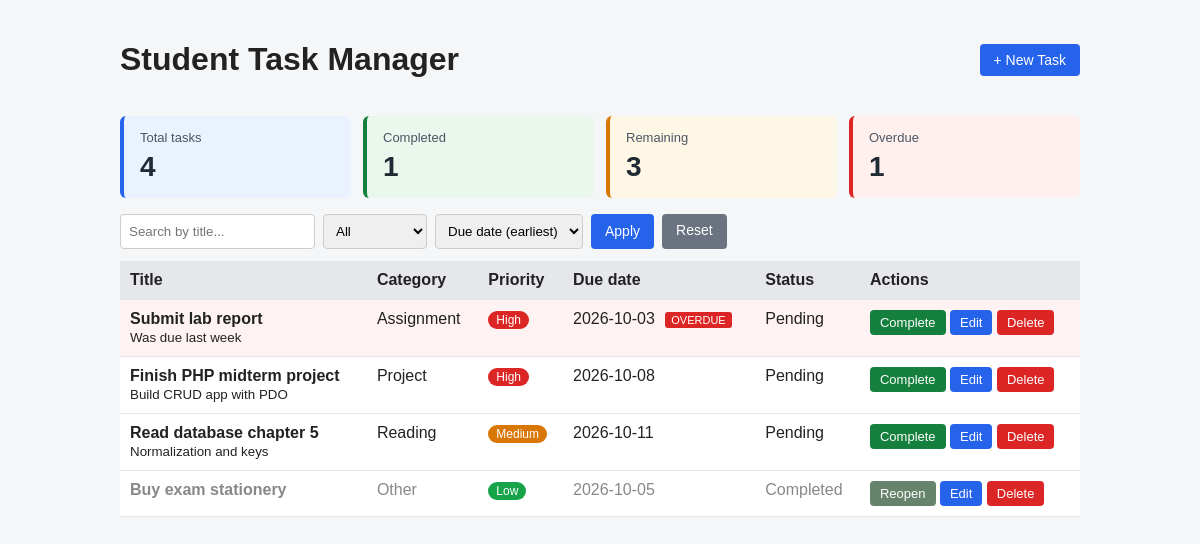
The page / on the database its author committed.
### tables this page shows
CREATE TABLE tasks (
  id          INT NOT NULL AUTO_INCREMENT,           
  title       VARCHAR(150) NOT NULL,                 
  description TEXT NULL,                             
  category    VARCHAR(50)  NOT NULL,                 
  priority    VARCHAR(20)  NOT NULL,                 
  due_date    DATE NOT NULL,                         
  completed   TINYINT(1) NOT NULL DEFAULT 0,         
  created_at  TIMESTAMP NOT NULL DEFAULT CURRENT_TIMESTAMP,  
  PRIMARY KEY (id)
);

### functions.php (called while the page is built, shortened)
<?php
function e($value): string
{
    return htmlspecialchars((string) $value, ENT_QUOTES, 'UTF-8');
}
function displayTasksByPriority(array $tasks): array
{
    $priorityRanks = ['High' => 3, 'Medium' => 2, 'Low' => 1];
    usort($tasks, static function (array $firstTask, array $secondTask) use ($priorityRanks): int {
        $completionOrder = (int) $firstTask['completed'] <=> (int) $secondTask['completed'];
        if ($completionOrder !== 0) {
            return $completionOrder;
        }
        return ($priorityRanks[$secondTask['priority']] ?? 0)
            <=> ($priorityRanks[$firstTask['priority']] ?? 0);
    });
    return $tasks;
}
function is_overdue(string $dueDate, int $completed): bool
{
    return $completed === 0 && $dueDate < date('Y-m-d');
}

### index.php (the view, shortened to what this page needs)
<?php
require 'db.php';
require 'functions.php';
$allowedStatus = ['all', 'incomplete', 'completed'];
$status = $_GET['status'] ?? 'all';
$search = trim($_GET['search'] ?? '');
$sortOptions = [
    'due_asc'  => 'due_date ASC',
    'due_desc' => 'due_date DESC',
    'newest'   => 'created_at DESC',
];
$sort = $_GET['sort'] ?? 'due_asc';
$sql    = 'SELECT * FROM tasks WHERE 1=1';
$params = [];
$sql .= ' ORDER BY ' . $sortOptions[$sort];
$stmt = $pdo->prepare($sql);
$stmt->execute($params);
$tasks = $stmt->fetchAll();
$tasks = displayTasksByPriority($tasks);
$counts = $pdo->query(
    'SELECT COUNT(*) AS total,
            SUM(completed = 1) AS done,
            SUM(completed = 0 AND due_date < CURDATE()) AS overdue
     FROM tasks'
)->fetch();
$total        = (int) $counts['total'];
$done         = (int) $counts['done'];
$overdueTasks = (int) $counts['overdue'];
$remaining    = $total - $done;
require 'header.php';
?>
<section class="summary" aria-label="Task summary">
    <article class="summary-card total-card">
        <span class="summary-label">Total tasks</span>
        <strong class="summary-value"><?= $total ?></strong>
    </article>
    <article class="summary-card completed-card">
        <span class="summary-label">Completed</span>
        <strong class="summary-value"><?= $done ?></strong>
    </article>
    <article class="summary-card remaining-card">
        <span class="summary-label">Remaining</span>
        <strong class="summary-value"><?= $remaining ?></strong>
    </article>
    <article class="summary-card overdue-card">
        <span class="summary-label">Overdue</span>
        <strong class="summary-value"><?= $overdueTasks ?></strong>
    </article>
</section>
<form method="get" action="index.php" class="filters">
    <input type="text" name="search" placeholder="Search by title..." value="<?= e($search) ?>">
    <select name="status">
        <?php foreach ($allowedStatus as $s): ?>
            <option value="<?= e($s) ?>" <?= $status === $s ? 'selected' : '' ?>>
                <?= e(ucfirst($s)) ?>
            </option>
        <?php endforeach; ?>
    </select>
    <select name="sort">
        <option value="due_asc"  <?= $sort === 'due_asc'  ? 'selected' : '' ?>>Due date (earliest)</option>
    </select>
    <button type="submit" class="btn">Apply</button>
    <a class="btn secondary" href="index.php">Reset</a>
</form>
<?php if (empty($tasks)): ?>
    <p class="empty">No tasks found.</p>
<?php else: ?>
    <table>
        <thead>
            <tr>
                <th>Title</th><th>Category</th><th>Priority</th>
                <th>Due date</th><th>Status</th><th>Actions</th>
            </tr>
        </thead>
        <tbody>
        <?php foreach ($tasks as $task): ?>
            <?php
                $overdue = is_overdue($task['due_date'], (int) $task['completed']);
            ?>
            <tr class="<?= $overdue ? 'overdue' : '' ?> <?= $task['completed'] ? 'done' : '' ?>">
                <td>
                    <strong><?= e($task['title']) ?></strong>
                    <?php if (!empty($task['description'])): ?>
                        <br><small><?= e($task['description']) ?></small>
                    <?php endif; ?>
                </td>
                <td><?= e($task['category']) ?></td>
                <td><span class="badge <?= e(strtolower($task['priority'])) ?>"><?= e($task['priority']) ?></span></td>
                <td>
                    <?= e($task['due_date']) ?>
                    <?php if ($overdue): ?><span class="tag">OVERDUE</span><?php endif; ?>
                </td>
                <td><?= $task['completed'] ? 'Completed' : 'Pending' ?></td>
                <td class="row-actions">
                    <form method="post" action="toggle_completed.php">
                        <button type="submit" class="btn small <?= $task['completed'] ? 'reopen' : 'complete' ?>">
                            <?= $task['completed'] ? 'Reopen' : 'Complete' ?>
                        </button>
                    </form>
                    <a class="btn small" href="edit.php?id=<?= (int) $task['id'] ?>">Edit</a>
                    <form method="post" action="delete.php"
                          onsubmit="return confirm('Delete this task?');">
                        <button type="submit" class="btn small danger">Delete</button>
                    </form>
                </td>
            </tr>
        <?php endforeach; ?>
        </tbody>
    </table>
<?php endif; ?>
<?php require 'footer.php'; ?>

### header.php (shortened to what this page needs)
<?php
require_once __DIR__ . '/functions.php';
?>
<!DOCTYPE html>
<html lang="en">
<head>
    <link rel="stylesheet" href="style.css">
</head>
<body>
<div class="container">
    <header class="topbar">
        <h1>Student Task Manager</h1>
        <a class="btn" href="create.php">+ New Task</a>
    </header>

### footer.php (shortened to what this page needs)
</div>
</body>
</html>

### style.css (style rules this page uses)
body { font-family: Arial, Helvetica, sans-serif; background: #f4f6f8; color: #222; margin: 0; }
.container { max-width: 960px; margin: 0 auto; padding: 20px; }
.topbar { display: flex; justify-content: space-between; align-items: center; }
.btn { background: #2563eb; color: #fff; border: 0; padding: 8px 14px; border-radius: 4px; text-decoration: none; cursor: pointer; font-size: 14px; display: inline-block; }
.btn.secondary { background: #6b7280; }
.btn.danger { background: #dc2626; }
.btn.complete { background: #15803d; }
.btn.reopen { background: #66836b; }
.btn.small { padding: 5px 10px; font-size: 13px; }
.filters { display: flex; gap: 8px; flex-wrap: wrap; margin: 12px 0; }
.filters input, .filters select { padding: 8px; border: 1px solid #ccc; border-radius: 4px; }
.summary { display: grid; grid-template-columns: repeat(4, minmax(0, 1fr)); gap: 12px; margin: 16px 0; }
.summary-card { display: flex; flex-direction: column; gap: 8px; min-height: 82px; padding: 14px 16px; box-sizing: border-box; border-left: 4px solid; border-radius: 6px; }
.summary-label { color: #4b5563; font-size: 13px; }
.summary-value { color: #202a35; font-size: 28px; line-height: 1; }
.total-card { background: #eaf2ff; border-color: #2563eb; }
.completed-card { background: #eaf7ed; border-color: #15803d; }
.remaining-card { background: #fff7e6; border-color: #d97706; }
.overdue-card { background: #fff0ed; border-color: #dc2626; }
table { width: 100%; border-collapse: collapse; background: #fff; }
th, td { padding: 10px; border-bottom: 1px solid #e5e7eb; text-align: left; vertical-align: top; }
th { background: #e5e7eb; }
tr.done td { color: #888; }
tr.overdue { background: #fef2f2; }
.tag { background: #dc2626; color: #fff; font-size: 11px; padding: 2px 6px; border-radius: 3px; margin-left: 6px; }
.badge { padding: 2px 8px; border-radius: 10px; font-size: 12px; color: #fff; }
.badge.low { background: #16a34a; }
.badge.medium { background: #d97706; }
.badge.high { background: #dc2626; }
.row-actions { white-space: nowrap; }
.row-actions form { display: inline; }

### rows shown on the page
tasks: title "Submit lab report", description "Was due last week", category "Assignment", priority "High", due_date "2026-10-03", completed "OVERDUE"
tasks: title "Finish PHP midterm project", description "Build CRUD app with PDO", category "Project", priority "High", due_date "2026-10-08", completed "Pending"
tasks: title "Read database chapter 5", description "Normalization and keys", category "Reading", priority "Medium", due_date "2026-10-11", completed "Pending"
tasks: title "Buy exam stationery", category "Other", priority "Low", due_date "2026-10-05", completed "Completed"

### other values the page prints
$total "4"
$done "1"
$remaining "3"
$overdueTasks "1"
form field status "All"
